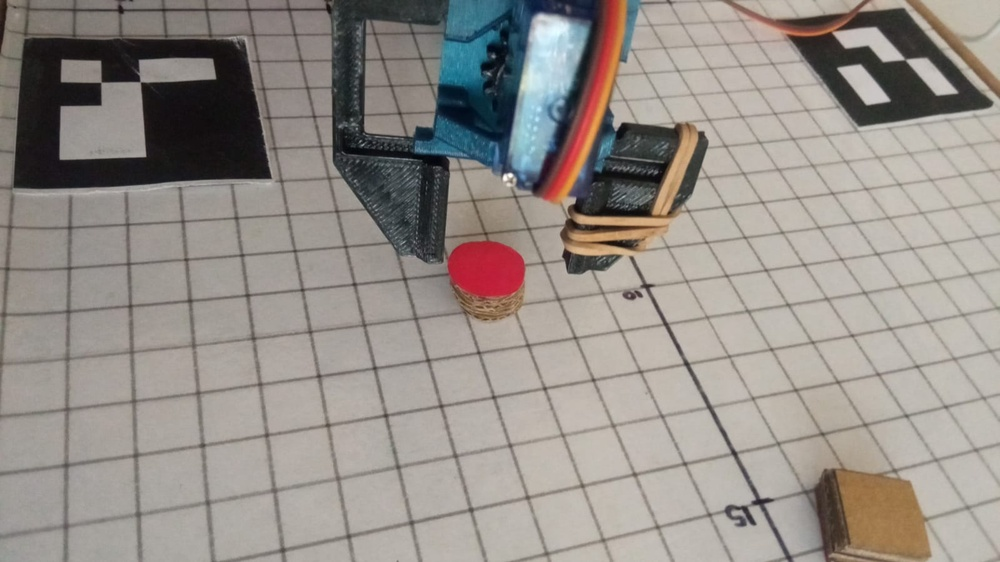
#> input picture assets/img_1.jpg, 1000 x 562 px, shrunk from 1599 x 899 before the run; its folder holds only this picture in this run
$ python -i detector.py   (imports and definitions only)
#> lines starting #> are read from the running program, lines starting #| are printed output that depends on the picture
#> further down, picture is the input picture: shape (562, 1000, 3); mean B, G, R 137.2, 142.9, 149.3
import cv2
import json
from pathlib import Path
import numpy as np
import threading
import time

# Rangos de color en espacio HSV
COLORES_HSV = {
    "rojo":     [(0, 70, 70), (10, 255, 255)],
    "rojo2":    [(160, 70, 70), (180, 255, 255)],
    "naranja":  [(11, 100, 100), (25, 255, 255)],
    "amarillo": [(26, 100, 100), (35, 255, 255)],
    "verde":    [(36, 50, 50),  (85, 255, 255)],
    "azul":     [(86, 50, 50),  (130, 255, 255)],
    "morado":   [(131, 50, 50), (160, 255, 255)],
}

# Configuración del plano físico y marcadores ArUco para calibración.
PLANO_ANCHO_CM = 40.0
PLANO_ALTO_CM = 30.0
ORIGEN_X_CM = 0.0
ORIGEN_Y_CM = 0.0
INVERTIR_EJE_Y = False
MARCADORES_PLANO = {
    0: "top_left",
    1: "top_right",
    2: "bottom_right",
    3: "bottom_left",
}
CONFIG_LOCK = threading.Lock()
CONFIG_FILE = Path(__file__).with_name("calibration_config.json")
SMOOTHING_ALPHA = 0.35
TRACK_MATCH_DISTANCE_PX = 80.0
TRACK_TIMEOUT_FRAMES = 10
TRACK_LOCK = threading.Lock()
TRACK_ID_SEED = 0
TRACKS = {}
CALIBRATION_HOLD_SECONDS = 3.0
LAST_HOMOGRAPHY = None
LAST_CALIBRATION = None
LAST_CALIBRATION_TS = 0.0

ARUCO_DICT = cv2.aruco.getPredefinedDictionary(cv2.aruco.DICT_4X4_50)
ARUCO_PARAMS = cv2.aruco.DetectorParameters()
ARUCO_DETECTOR = cv2.aruco.ArucoDetector(ARUCO_DICT, ARUCO_PARAMS)


# [33 lines left out: functions _configuracion_actual, guardar_configuracion_calibracion, cargar_configuracion_calibracion, not called in this run]


def obtener_configuracion_calibracion():
    with CONFIG_LOCK:
        return _configuracion_actual()


# [99 lines left out: functions actualizar_configuracion_calibracion, detectar_color, clasificar_figura, not called in this run]


def _detectar_calibracion_aruco(frame, resultado):
    """Calcula homografía de píxeles a centímetros usando 4 marcadores ArUco."""
    global LAST_HOMOGRAPHY, LAST_CALIBRATION, LAST_CALIBRATION_TS

    corners, ids, _ = ARUCO_DETECTOR.detectMarkers(frame)

    with CONFIG_LOCK:
        plano_ancho_cm = float(PLANO_ANCHO_CM)
        plano_alto_cm = float(PLANO_ALTO_CM)
        origen_x_cm = float(ORIGEN_X_CM)
        origen_y_cm = float(ORIGEN_Y_CM)
        invertir_eje_y = bool(INVERTIR_EJE_Y)
        marcadores_plano = dict(MARCADORES_PLANO)

    ids_por_esquina = {esquina: marker_id for marker_id, esquina in marcadores_plano.items()}

    calibracion = {
        "activa": False,
        "marcadores_detectados": [],
        "marcadores_requeridos": sorted(marcadores_plano.keys()),
        "marcadores_retenidos": [],
        "ids_por_esquina": ids_por_esquina,
        "plano_cm": {
            "ancho": plano_ancho_cm,
            "alto": plano_alto_cm,
        },
        "origen_cm": {
            "x": origen_x_cm,
            "y": origen_y_cm,
        },
        "invertir_eje_y": invertir_eje_y,
        "motivo": "No se detectó un área válida delimitada por marcadores ArUco",
    }

    mascara_marcadores = np.zeros(frame.shape[:2], dtype=np.uint8)

    if ids is None or len(ids) == 0:
        return calibracion, None, mascara_marcadores

    cv2.aruco.drawDetectedMarkers(resultado, corners, ids)

    ids_lista = [int(valor) for valor in ids.flatten()]
    calibracion["marcadores_detectados"] = sorted(ids_lista)

    centros = {}
    for marker_id, marker_corners in zip(ids.flatten(), corners):
        marker_id = int(marker_id)
        puntos = marker_corners[0]
        cv2.fillConvexPoly(mascara_marcadores, np.int32(puntos), 255)
        centro_x = float(np.mean(puntos[:, 0]))
        centro_y = float(np.mean(puntos[:, 1]))
        centros[marker_id] = (centro_x, centro_y)

    faltantes = [marker_id for marker_id in marcadores_plano if marker_id not in centros]
    if faltantes:
        if LAST_CALIBRATION is not None and (time.monotonic() - LAST_CALIBRATION_TS) <= CALIBRATION_HOLD_SECONDS:
            esquinas_previas = LAST_CALIBRATION.get("esquinas_px") or {}
            retenidos = []
            for marker_id in list(faltantes):
                esquina = marcadores_plano[marker_id]
                punto_previo = esquinas_previas.get(esquina)
                if punto_previo is None:
                    continue

                centros[marker_id] = (float(punto_previo["x"]), float(punto_previo["y"]))
                retenidos.append(marker_id)

            calibracion["marcadores_retenidos"] = sorted(retenidos)
            faltantes = [marker_id for marker_id in marcadores_plano if marker_id not in centros]

        if faltantes:
            calibracion["motivo"] = f"Faltan marcadores requeridos: {faltantes}"
            return calibracion, None, mascara_marcadores

    marker_tl = ids_por_esquina["top_left"]
    marker_tr = ids_por_esquina["top_right"]
    marker_br = ids_por_esquina["bottom_right"]
    marker_bl = ids_por_esquina["bottom_left"]

    puntos_imagen = np.float32([
        centros[marker_tl],
        centros[marker_tr],
        centros[marker_br],
        centros[marker_bl],
    ])
    puntos_plano_cm = np.float32([
        [0.0, 0.0],
        [plano_ancho_cm, 0.0],
        [plano_ancho_cm, plano_alto_cm],
        [0.0, plano_alto_cm],
    ])

    homografia = cv2.getPerspectiveTransform(puntos_imagen, puntos_plano_cm)
    if homografia is None or not np.isfinite(homografia).all():
        calibracion["motivo"] = "No se pudo calcular la homografía"
        return calibracion, None, mascara_marcadores

    poligono = np.array(puntos_imagen, dtype=np.int32).reshape(-1, 1, 2)
    cv2.polylines(resultado, [poligono], True, (255, 120, 0), 2)

    calibracion["activa"] = True
    if calibracion["marcadores_retenidos"]:
        calibracion["motivo"] = (
            "Calibración ArUco activa (usando posición retenida de marcadores: "
            f"{calibracion['marcadores_retenidos']})"
        )
    else:
        calibracion["motivo"] = "Calibración ArUco activa"
    calibracion["esquinas_px"] = {
        "top_left": {"x": float(puntos_imagen[0][0]), "y": float(puntos_imagen[0][1])},
        "top_right": {"x": float(puntos_imagen[1][0]), "y": float(puntos_imagen[1][1])},
        "bottom_right": {"x": float(puntos_imagen[2][0]), "y": float(puntos_imagen[2][1])},
        "bottom_left": {"x": float(puntos_imagen[3][0]), "y": float(puntos_imagen[3][1])},
    }

    calibracion["area_trabajo_px"] = [
        {"x": float(punto[0]), "y": float(punto[1])}
        for punto in puntos_imagen
    ]

    LAST_HOMOGRAPHY = homografia.copy()
    LAST_CALIBRATION = dict(calibracion)
    LAST_CALIBRATION_TS = time.monotonic()

    return calibracion, homografia, mascara_marcadores


# [152 lines left out: functions _pixel_a_cm, _cm_a_pixel, _dibujar_origen_y_ejes, _asignar_trayectorias, not called in this run]


def procesar_frame(frame, return_metadata=False):
    """
    Detecta figuras geométricas y colores en un frame.
    Devuelve el frame anotado con etiquetas.
    """
#> called with return_metadata = False
    resultado = frame.copy()
    hsv = cv2.cvtColor(frame, cv2.COLOR_BGR2HSV)
#> hsv: shape (562, 1000, 3); mean H, S, V 29.2, 32.4, 151.9
    gris = cv2.cvtColor(frame, cv2.COLOR_BGR2GRAY)
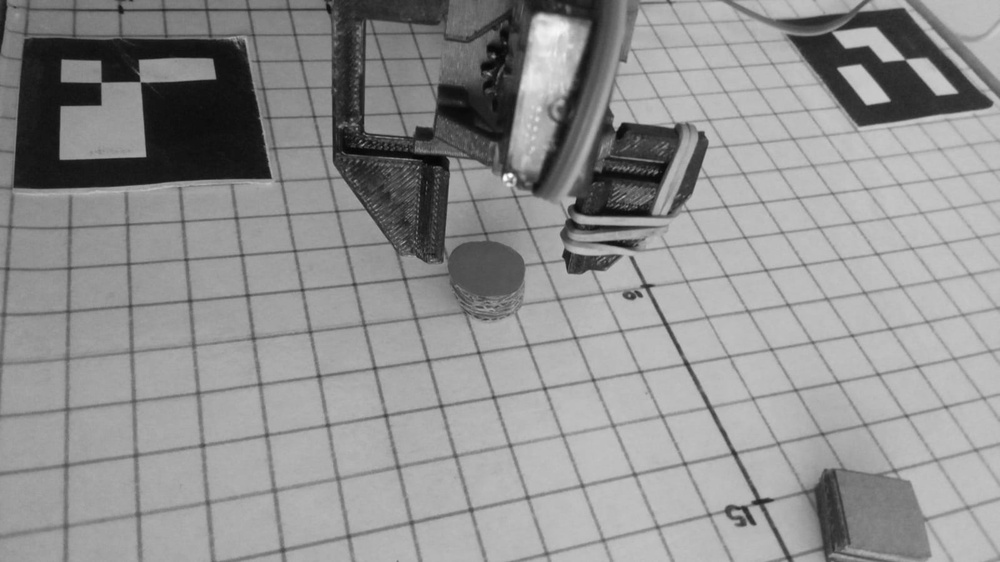
#> gris: shape (562, 1000); min 3, max 254, mean 144.2

    calibracion, homografia, mascara_marcadores = _detectar_calibracion_aruco(frame, resultado)
#> in _detectar_calibracion_aruco, `corners, ids, _ = ARUCO_DETECTOR.detectMarkers(frame)`: corners = (); ids = None
#> mascara_marcadores: shape (562, 1000); every value is 0
#> calibracion = 9 items
    plano_ancho_cm = float(calibracion["plano_cm"]["ancho"])
#> plano_ancho_cm = 40
    plano_alto_cm = float(calibracion["plano_cm"]["alto"])
#> plano_alto_cm = 30
    origen_x_cm = float((calibracion.get("origen_cm") or {}).get("x", 0.0))
#> origen_x_cm = 0
    origen_y_cm = float((calibracion.get("origen_cm") or {}).get("y", 0.0))
#> origen_y_cm = 0
    invertir_eje_y = bool(calibracion.get("invertir_eje_y", False))
#> invertir_eje_y = False

    if not calibracion["activa"] or homografia is None:
        if return_metadata:
            return resultado, [], calibracion
        return resultado

    _dibujar_origen_y_ejes(
        resultado,
        homografia,
        plano_ancho_cm,
        plano_alto_cm,
        origen_x_cm,
        origen_y_cm,
        invertir_eje_y,
    )

    area_trabajo_px = calibracion.get("area_trabajo_px") or []
    area_trabajo = np.array(
        [[punto.get("x", 0), punto.get("y", 0)] for punto in area_trabajo_px],
        dtype=np.int32,
    )
    mascara_area_trabajo = np.zeros(gris.shape, dtype=np.uint8)
    if area_trabajo.shape[0] == 4:
        cv2.fillConvexPoly(mascara_area_trabajo, area_trabajo, 255)

    mask_total = np.zeros(gris.shape, dtype=np.uint8)

    for _, (lower, upper) in COLORES_HSV.items():
        lower_np = np.array(lower, dtype=np.uint8)
        upper_np = np.array(upper, dtype=np.uint8)

        mask = cv2.inRange(hsv, lower_np, upper_np)
        mask_total = cv2.bitwise_or(mask_total, mask)

    kernel = np.ones((5, 5), np.uint8)
    mask_total = cv2.morphologyEx(mask_total, cv2.MORPH_CLOSE, kernel)
    mask_total = cv2.morphologyEx(mask_total, cv2.MORPH_OPEN, kernel)

    # Encontrar contornos
    contornos, _ = cv2.findContours(mask_total, cv2.RETR_EXTERNAL, cv2.CHAIN_APPROX_SIMPLE)

    detecciones = []

    for contorno in contornos:
        area = cv2.contourArea(contorno)
        if area < 500:  # Ignorar figuras muy pequeñas
            continue

        if area_trabajo.shape[0] == 4:
            mascara_contorno = np.zeros(gris.shape, dtype=np.uint8)
            cv2.drawContours(mascara_contorno, [contorno], -1, 255, -1)
            area_dentro = cv2.countNonZero(cv2.bitwise_and(mascara_contorno, mascara_area_trabajo))
            if area_dentro / max(area, 1.0) < 0.98:
                continue

        if cv2.countNonZero(mascara_marcadores) > 0:
            mascara_contorno = np.zeros(gris.shape, dtype=np.uint8)
            cv2.drawContours(mascara_contorno, [contorno], -1, 255, -1)
            superposicion = cv2.countNonZero(cv2.bitwise_and(mascara_contorno, mascara_marcadores))
            if superposicion / max(area, 1.0) > 0.35:
                continue

        # Aproximar polígono
        perimetro = cv2.arcLength(contorno, True)
        epsilon = 0.03 * perimetro
        aprox = cv2.approxPolyDP(contorno, epsilon, True)

        # Clasificar figura
        figura = clasificar_figura(aprox)

        # Detectar color en la región de interés
        x, y, w, h = cv2.boundingRect(aprox)
        roi_hsv = hsv[y:y+h, x:x+w]
        color = detectar_color(roi_hsv)

        # Dibujar contorno
        cv2.drawContours(resultado, [aprox], -1, (0, 255, 0), 2)

        # Etiqueta centrada
        M = cv2.moments(contorno)
        if M["m00"] != 0:
            cx = int(M["m10"] / M["m00"])
            cy = int(M["m01"] / M["m00"])
        else:
            cx, cy = x + w // 2, y + h // 2

        centroide_cm = None
        en_plano = False
        if homografia is not None:
            x_cm_abs, y_cm_abs = _pixel_a_cm(homografia, cx, cy)
            en_plano = 0.0 <= x_cm_abs <= plano_ancho_cm and 0.0 <= y_cm_abs <= plano_alto_cm
            y_relativo = y_cm_abs - origen_y_cm
            if invertir_eje_y:
                y_relativo = -y_relativo
            centroide_cm = {
                "x": round(x_cm_abs - origen_x_cm, 2),
                "y": round(y_relativo, 2),
            }

        detecciones.append({
            "figura": figura,
            "color": color,
            "area_px": float(area),
            "centroide_px": {"x": cx, "y": cy},
            "centroide_cm": centroide_cm,
            "en_plano": en_plano,
            "bbox_px": {"x": x, "y": y, "w": w, "h": h},
        })

        etiqueta = f"{figura} ({color})"
        if centroide_cm is not None:
            etiqueta += f" {centroide_cm['x']:.1f}cm,{centroide_cm['y']:.1f}cm"
        (tw, th), _ = cv2.getTextSize(etiqueta, cv2.FONT_HERSHEY_SIMPLEX, 0.55, 2)

        # Fondo semitransparente para el texto
        overlay = resultado.copy()
        cv2.rectangle(overlay, (cx - tw//2 - 4, cy - th - 6),
                      (cx + tw//2 + 4, cy + 4), (0, 0, 0), -1)
        cv2.addWeighted(overlay, 0.5, resultado, 0.5, 0, resultado)

        cv2.putText(resultado, etiqueta, (cx - tw//2, cy),
                    cv2.FONT_HERSHEY_SIMPLEX, 0.55, (255, 255, 255), 2)

    if return_metadata:
        detecciones = _asignar_trayectorias(detecciones)
        return resultado, detecciones, calibracion

    return resultado


# [1 line not run here, left out]

>>> import cv2
>>> picture = cv2.imread('assets/img_1.jpg')
>>> result = procesar_frame(picture)

$ run again, on assets/img_2.jpg
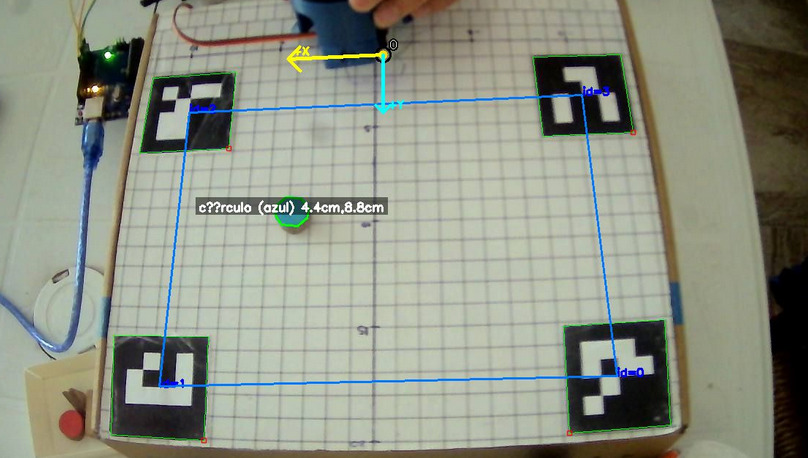
#> input picture assets/img_2.jpg, 808 x 458 px
#> picture is the input picture: shape (458, 808, 3); mean B, G, R 131.8, 145.8, 141.3
#> hsv: shape (458, 808, 3); mean H, S, V 45, 49.2, 150.3
#> in procesar_frame, `gris = cv2.cvtColor(frame, cv2.COLOR_BGR2GRAY)`:
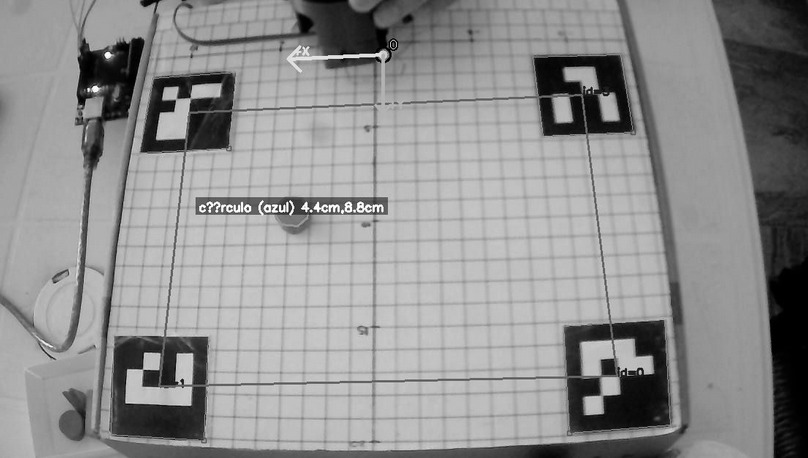
#> gris: shape (458, 808); min 0, max 255, mean 142.8
#> corners = (); ids = None
#> mascara_marcadores: shape (458, 808); every value is 0
#> calibracion = 9 items
#> plano_ancho_cm = 40
#> plano_alto_cm = 30
#> origen_x_cm = 0
#> invertir_eje_y = False
